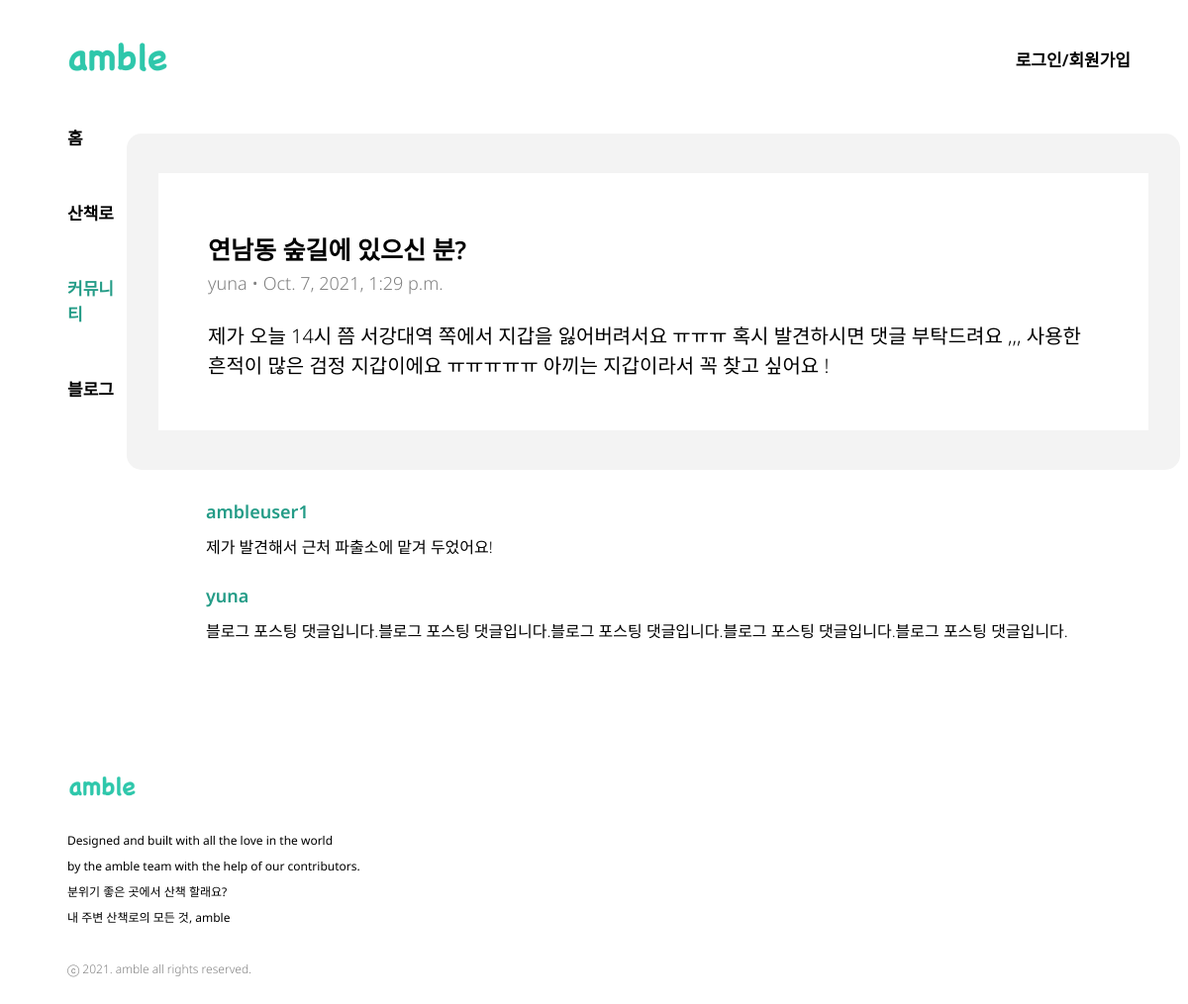
Screenshot of /community/detail/5 with the database file from the repository.
### community/models.py (models this page shows, shortened)
class Community(models.Model):
    title = models.CharField(max_length=200)
    author = models.ForeignKey(settings.AUTH_USER_MODEL, on_delete=models.CASCADE)
    pub_date = models.DateTimeField('date published')
    content = models.TextField(max_length=800)

class Community_Reply(models.Model):
    post = models.ForeignKey(Community, related_name="community_replys", on_delete=models.CASCADE)
    content = models.TextField(max_length=300)
    reply_at = models.DateTimeField(auto_now_add=True)
    reply_by = models.ForeignKey(settings.AUTH_USER_MODEL, on_delete=models.CASCADE)

### account/models.py (models this page shows)
class CustomUser(AbstractUser):
    nickname = models.CharField(max_length=100)

### community/views.py (the view)
# urls.py: path('community/detail/<int:community_id>', community.detail, name="detail"),
def detail(request, community_id):
    community_detail = get_object_or_404(Community, pk=community_id)
    return render(request, 'community_detail.html', {'community': community_detail})

### community/templates/community_detail.html (shortened to what this page needs)
{% load static %}
<!DOCTYPE html>
<html lang="en">
    <head>
    </head>
    <body>
        <div class="head-wrapper">
            <img src="{% static 'logo.png' %}">
            <div class="login-wrapper">
            {% if not user.is_authenticated %}
                <a href="{% url 'login' %}">로그인/회원가입</a>
            {% endif %}
            </div>
        </div>
        <div class="body-wrapper">
            <div class="body-navbar">
                <div class="navbar-item"><a href="{% url 'home' %}">홈</a></div>
                <div class="navbar-item"><a href="{% url 'trail' %}">산책로</a></div>
                <div class="navbar-item"><a href="{% url 'community' %}" id="nav-location">커뮤니티</a></div>
                <div class="navbar-item"><a href="{% url 'blog' %}">블로그</a></div>
            </div>
            <div>
                <div class="body-content">
                    <div class="comm-item">
                        <div class="comm-title">{{ community.title }}</div>
                        <div class="comm-author">{{ community.author }} • {{ community.pub_date }}</div>
                        <div class="comm-content">{{ community.content }}</div>
                    </div>
                </div>
                <div class="comm-reply-wrapper">
                    {% for reply in community.community_replys.all %}
                    <div class="comm-reply-by">
                        {{ reply.reply_by }}
                    </div>
                    <div class="comm-reply-content">
                        {{ reply.content }}
                        <br>
                    </div>
                    {% empty %}
                    <div>아직 작성된 댓글이 없습니다.</div>
                    {% endfor %}
                </div>
                <div class="comm-reply-create-wrapper">
                </div>
            </div>
        </div>
        <footer class="footer">
            <img class="footer-img" src="{% static 'logo.png' %}" width="100px"><br>
            <div class="footer-content">Designed and built with all the love in the world <br>by the amble team with the help of our contributors.</div>
            <div class="footer-content">
                분위기 좋은 곳에서 산책 할래요?<br>
                내 주변 산책로의 모든 것, amble<br>
            </div>
            <br>
            <div class="footer-rights">ⓒ 2021. amble all rights reserved.</div>
        </footer>
    </body>
</html>

### community/templates/community_detail.html (style rules this page uses)
* { font-family: 'Noto Sans', sans-serif; color: black; font-size: 17px; font-weight: 600; line-height: 25.88px; }
.head-wrapper { display: flex; justify-content: space-between; padding-left: 36px; padding-right: 50px; }
.login-wrapper { padding-top: 40px; }
.body-wrapper { display: grid; grid-template-columns: 2fr 7fr; font-weight: 800; padding-top: 8px; }
.body-navbar { padding-left: 60px; padding-top: 8px; }
.navbar-item { padding-bottom: 50px; }
a { text-decoration: none; }
#nav-location { color: #249C87; }
.body-content { display: flex; flex-direction: column; align-items: center; justify-content: space-evenly; background-color: #F3F3F3; height: auto; width: 1064px; margin-top: 16px; border-radius: 15px; padding-top: 40px; padding-bottom: 40px; }
.comm-reply-create-wrapper { display: flex; padding-left: 80px; padding-bottom: 27px; }
.comm-item { height: auto; width: 950px; background-color: white; padding-left: 50px; padding-top: 10px; padding-bottom: 40px; }
.comm-title { font-family: Noto Sans; font-size: 25px; font-weight: 600; line-height: 34px; padding-top: 50px; padding-bottom: 9px; padding-bottom: 5px; }
.comm-author { font-size: 18px; font-weight: 300; color: gray; padding-bottom: 25px; }
.comm-content { font-family: Noto Sans; font-size: 20px; font-weight: 300; line-height: 30px; width: 890px; padding-bottom: 10px; }
.comm-reply-wrapper { padding-left: 80px; padding-top: 30px; }
.comm-reply-by { font-size: 18px; font-weight: 600; color: #249C87; padding-bottom: 10px; }
.comm-reply-content { width: 890px; font-size: 16px; font-weight: 300; padding-bottom: 23px; }
.footer { padding-top: 60px; }
.footer-img { padding-left: 45px; font-weight: 400; }
.footer-content { padding-left: 60px; font-weight: 400; font-size: 12px; }
.footer-rights { padding-left: 60px; padding-bottom: 30px; font-weight: 300; color: gray; font-size: 12px; }

### rows the page displays
Community: title "연남동 숲길에 있으신 분?", author "yuna", pub_date "Oct. 7, 2021, 1:29 p.m.", content "제가 오늘 14시 쯤 서강대역 쪽에서 지갑을 잃어버려서요 ㅠㅠㅠ 혹시 발견하시면 댓글 부탁드려요 ,,, 사용한 흔적이 많은 검정 지갑이에요 ㅠㅠㅠㅠㅠ 아끼는 지갑이라서 꼭 찾고 싶어요 !"
Community_Reply: reply_by "ambleuser1", content "제가 발견해서 근처 파출소에 맡겨 두었어요!"
Community_Reply: reply_by "yuna", content "블로그 포스팅 댓글입니다.블로그 포스팅 댓글입니다.블로그 포스팅 댓글입니다.블로그 포스팅 댓글입니다.블로그 포스팅 댓글입니다."
